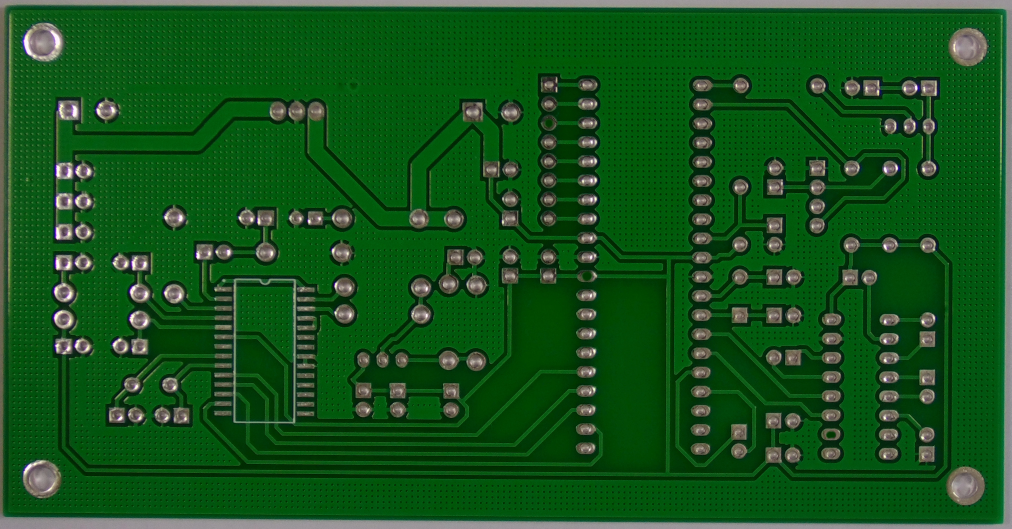
#> input picture dataset/defective/01_missing_hole_01.jpg, 3034 x 1586 px (shown at 1/3 size)
$ python -i pcb_inspection.py   (imports and definitions only)
#> lines starting #> are read from the running program, lines starting #| are printed output that depends on the picture; after the words box and inside, x2 and y2 are one past the last pixel; in counts of white or black regions, pixels touching at a corner belong together
"""
Automated Optical Inspection (AOI) System for PCB Defect Detection
Author: AI Assistant
Description: Advanced PCB inspection system using OpenCV for defect detection and classification
"""

import cv2
import numpy as np
import os
import glob
import json
from pathlib import Path
from typing import List, Dict, Tuple, Any, Optional
import matplotlib.pyplot as plt
from scipy import ndimage
from skimage import feature, measure, morphology
from sklearn.cluster import DBSCAN
import logging

# Configure logging
# [1 line not run here, left out]
logger = logging.getLogger(__name__)

class PCBInspector:
    """
    Advanced PCB Inspection System for Automated Optical Inspection (AOI)
    """

    def __init__(self, dataset_path: str = "dataset", test_path: str = "test_images"):
        """
        Initialize PCB Inspector

        Args:
            dataset_path: Path to training dataset directory
            test_path: Path to test images directory
        """
        self.dataset_path = Path(dataset_path)
        self.test_path = Path(test_path)
        self.good_path = self.dataset_path / "good"
        self.defective_path = self.dataset_path / "defective"

        # Initialize templates and baselines
        self.reference_templates = []
        self.defect_patterns = []
        self.baseline_features = {}

        # Detection parameters
        self.detection_params = {
            'blur_kernel': (5, 5),
            'threshold_binary': 127,
            'morph_kernel_size': (3, 3),
            'contour_min_area': 50,
            'edge_threshold_low': 50,
            'edge_threshold_high': 150,
            'template_match_threshold': 0.8,
            'defect_cluster_eps': 10,
            'defect_cluster_min_samples': 3
        }

        # Defect types classification
        self.defect_types = {
            'scratch': {'color': (0, 0, 255), 'description': 'Surface scratch detected'},
            'missing_component': {'color': (255, 0, 0), 'description': 'Missing component detected'},
            'misalignment': {'color': (0, 255, 255), 'description': 'Component misalignment detected'},
            'short_circuit': {'color': (255, 0, 255), 'description': 'Potential short circuit detected'},
            'broken_trace': {'color': (0, 255, 0), 'description': 'Broken trace detected'},
            'contamination': {'color': (255, 165, 0), 'description': 'Surface contamination detected'}
        }

        logger.info("PCB Inspector initialized successfully")

    def preprocess_image(self, image: np.ndarray) -> Dict[str, np.ndarray]:
        """
        Advanced image preprocessing pipeline

        Args:
            image: Input PCB image

        Returns:
            Dictionary containing various preprocessed versions
        """
        # Convert to grayscale if needed
        if len(image.shape) == 3:
            gray = cv2.cvtColor(image, cv2.COLOR_BGR2GRAY)
        else:
            gray = image.copy()

        # Noise reduction
        denoised = cv2.bilateralFilter(gray, 9, 75, 75)

        # Contrast enhancement using CLAHE
        clahe = cv2.createCLAHE(clipLimit=2.0, tileGridSize=(8, 8))
        enhanced = clahe.apply(denoised)

        # Edge detection
        edges = cv2.Canny(enhanced,
                         self.detection_params['edge_threshold_low'],
                         self.detection_params['edge_threshold_high'])

        # Binary thresholding
        _, binary = cv2.threshold(enhanced,
                                self.detection_params['threshold_binary'],
                                255, cv2.THRESH_BINARY)

        # Morphological operations
        kernel = cv2.getStructuringElement(cv2.MORPH_RECT,
                                         self.detection_params['morph_kernel_size'])
        cleaned = cv2.morphologyEx(binary, cv2.MORPH_CLOSE, kernel)

        return {
            'original': image,
            'gray': gray,
            'denoised': denoised,
            'enhanced': enhanced,
            'edges': edges,
            'binary': binary,
            'cleaned': cleaned
        }

    def extract_features(self, processed_images: Dict[str, np.ndarray]) -> Dict[str, Any]:
        """
        Extract comprehensive features from preprocessed images

        Args:
            processed_images: Dictionary of preprocessed images

        Returns:
            Dictionary containing extracted features
        """
        features = {}

        # Basic statistical features
        gray = processed_images['gray']
        features['mean_intensity'] = np.mean(gray)
        features['std_intensity'] = np.std(gray)
        features['histogram'] = cv2.calcHist([gray], [0], None, [256], [0, 256]).flatten()

        # Edge density
        edges = processed_images['edges']
        features['edge_density'] = np.sum(edges > 0) / edges.size

        # Contour features
        contours, _ = cv2.findContours(processed_images['binary'],
                                     cv2.RETR_EXTERNAL, cv2.CHAIN_APPROX_SIMPLE)
        features['contour_count'] = len(contours)
        features['total_contour_area'] = sum(cv2.contourArea(cnt) for cnt in contours)

        # Texture features using Local Binary Patterns
        lbp = feature.local_binary_pattern(gray, 8, 1, method='uniform')
        features['lbp_histogram'] = np.histogram(lbp, bins=10)[0]

        # Component detection features
        features['component_count'] = self._count_components(processed_images['cleaned'])

        return features

    def _count_components(self, binary_image: np.ndarray) -> int:
        """
        Count electronic components in the image

        Args:
            binary_image: Binary image

        Returns:
            Number of detected components
        """
        contours, _ = cv2.findContours(binary_image, cv2.RETR_EXTERNAL, cv2.CHAIN_APPROX_SIMPLE)

        # Filter contours by area and shape
        components = 0
        for contour in contours:
            area = cv2.contourArea(contour)
            if area > self.detection_params['contour_min_area']:
                # Check if contour resembles a component (rectangular-ish)
                x, y, w, h = cv2.boundingRect(contour)
                aspect_ratio = w / h if h > 0 else 0
                if 0.2 < aspect_ratio < 5.0:  # Reasonable aspect ratios
                    components += 1

        return components

    # [186 lines left out: functions build_reference_model, _calculate_baseline_stats, not called in this run]

    def detect_defects(self, image: np.ndarray) -> Dict[str, Any]:
        """
        Main defect detection function

        Args:
            image: Input PCB image to inspect

        Returns:
            Detection results with defects and their locations
        """
        logger.info("Starting defect detection...")

        # Preprocess image
        processed = self.preprocess_image(image)
        features = self.extract_features(processed)

        # Initialize results
        results = {
            'is_defective': False,
            'defects': [],
            'confidence_score': 0.0,
            'processed_images': processed,
            'features': features
        }

        # Template matching defect detection
        template_defects = self._detect_template_defects(processed)

        # Difference-based defect detection
        difference_defects = self._detect_difference_defects(processed)

        # Contour-based defect detection
        contour_defects = self._detect_contour_defects(processed)

        # Combine all defects
        all_defects = template_defects + difference_defects + contour_defects

        # Remove duplicate detections
        unique_defects = self._remove_duplicate_defects(all_defects)

        # Classify defects
        classified_defects = self._classify_defects(unique_defects, processed)

        # Calculate overall confidence
        if classified_defects:
            results['is_defective'] = True
            results['defects'] = classified_defects
            results['confidence_score'] = np.mean([d['confidence'] for d in classified_defects])

        logger.info(f"Detection complete. Found {len(classified_defects)} defects")
        return results

    def _detect_template_defects(self, processed: Dict[str, np.ndarray]) -> List[Dict]:
        """
        Detect defects using template matching

        Args:
            processed: Processed images dictionary

        Returns:
            List of template-based defects
        """
        defects = []

        if not self.reference_templates:
            return defects

        current_image = processed['enhanced']

        for template in self.reference_templates:
            # Resize template to match current image if needed
            if template.shape != current_image.shape:
                template = cv2.resize(template,
                                    (current_image.shape[1], current_image.shape[0]))

            # Calculate difference
            diff = cv2.absdiff(current_image, template)

            # Threshold difference
            _, thresh_diff = cv2.threshold(diff, 30, 255, cv2.THRESH_BINARY)

            # Find contours in difference
            contours, _ = cv2.findContours(thresh_diff, cv2.RETR_EXTERNAL, cv2.CHAIN_APPROX_SIMPLE)

            for contour in contours:
                area = cv2.contourArea(contour)
                if area > self.detection_params['contour_min_area']:
                    x, y, w, h = cv2.boundingRect(contour)
                    defects.append({
                        'type': 'template_difference',
                        'bbox': (x, y, w, h),
                        'area': area,
                        'confidence': min(area / 1000.0, 1.0)
                    })

        return defects

    def _detect_difference_defects(self, processed: Dict[str, np.ndarray]) -> List[Dict]:
        """
        Detect defects using statistical difference analysis

        Args:
            processed: Processed images dictionary

        Returns:
            List of difference-based defects
        """
        defects = []

        if not self.baseline_features:
            return defects

        features = self.extract_features(processed)

        # Check feature deviations
        numerical_features = ['mean_intensity', 'std_intensity', 'edge_density',
                            'contour_count', 'component_count']

        significant_deviations = []

        for feature in numerical_features:
            if feature in features and f'{feature}_mean' in self.baseline_features:
                current_value = features[feature]
                baseline_mean = self.baseline_features[f'{feature}_mean']
                baseline_std = self.baseline_features[f'{feature}_std']

                # Calculate z-score
                if baseline_std > 0:
                    z_score = abs(current_value - baseline_mean) / baseline_std
                    if z_score > 2.0:  # Significant deviation
                        significant_deviations.append({
                            'feature': feature,
                            'z_score': z_score,
                            'current': current_value,
                            'baseline': baseline_mean
                        })

        # If significant deviations found, mark as potential defect areas
        if significant_deviations:
            # Use edge detection to find anomalous regions
            edges = processed['edges']
            contours, _ = cv2.findContours(edges, cv2.RETR_EXTERNAL, cv2.CHAIN_APPROX_SIMPLE)

            # Sort contours by area and take largest ones as potential defects
            contours = sorted(contours, key=cv2.contourArea, reverse=True)[:5]

            for contour in contours:
                area = cv2.contourArea(contour)
                if area > self.detection_params['contour_min_area']:
                    x, y, w, h = cv2.boundingRect(contour)
                    defects.append({
                        'type': 'statistical_anomaly',
                        'bbox': (x, y, w, h),
                        'area': area,
                        'confidence': min(len(significant_deviations) / 3.0, 1.0),
                        'deviations': significant_deviations
                    })

        return defects

    def _detect_contour_defects(self, processed: Dict[str, np.ndarray]) -> List[Dict]:
        """
        Detect defects using contour analysis

        Args:
            processed: Processed images dictionary

        Returns:
            List of contour-based defects
        """
        defects = []

        # Use cleaned binary image for contour detection
        binary = processed['cleaned']
        contours, _ = cv2.findContours(binary, cv2.RETR_EXTERNAL, cv2.CHAIN_APPROX_SIMPLE)

        for contour in contours:
            area = cv2.contourArea(contour)

            if area > self.detection_params['contour_min_area']:
                # Analyze contour properties
                perimeter = cv2.arcLength(contour, True)

                if perimeter > 0:
                    # Calculate circularity (4π * area / perimeter²)
                    circularity = 4 * np.pi * area / (perimeter * perimeter)

                    # Get bounding rectangle
                    x, y, w, h = cv2.boundingRect(contour)
                    aspect_ratio = w / h if h > 0 else 0

                    # Detect anomalous shapes (potential defects)
                    is_anomalous = False
                    anomaly_type = 'unknown'

                    # Very elongated shapes might be scratches
                    if aspect_ratio > 5 or aspect_ratio < 0.2:
                        is_anomalous = True
                        anomaly_type = 'elongated_shape'

                    # Very irregular shapes might be contamination
                    if circularity < 0.3:
                        is_anomalous = True
                        anomaly_type = 'irregular_shape'

                    # Very large shapes might be missing components
                    if area > 5000:
                        is_anomalous = True
                        anomaly_type = 'large_area'

                    if is_anomalous:
                        defects.append({
                            'type': 'contour_anomaly',
                            'subtype': anomaly_type,
                            'bbox': (x, y, w, h),
                            'area': area,
                            'circularity': circularity,
                            'aspect_ratio': aspect_ratio,
                            'confidence': min(area / 2000.0, 1.0)
                        })

        return defects

    def _remove_duplicate_defects(self, defects: List[Dict]) -> List[Dict]:
        """
        Remove duplicate/overlapping defects

        Args:
            defects: List of detected defects

        Returns:
            List of unique defects
        """
        if not defects:
            return defects

        # Extract bounding box centers for clustering
        centers = []
        for defect in defects:
            x, y, w, h = defect['bbox']
            centers.append([x + w/2, y + h/2])

        if len(centers) < 2:
            return defects

        # Use DBSCAN clustering to group nearby detections
        clustering = DBSCAN(eps=self.detection_params['defect_cluster_eps'],
                          min_samples=1).fit(centers)

        # Keep the highest confidence defect from each cluster
        unique_defects = []
        for cluster_id in set(clustering.labels_):
            cluster_defects = [defects[i] for i, label in enumerate(clustering.labels_)
                             if label == cluster_id]

            # Keep defect with highest confidence
            best_defect = max(cluster_defects, key=lambda d: d['confidence'])
            unique_defects.append(best_defect)

        return unique_defects

    def _classify_defects(self, defects: List[Dict], processed: Dict[str, np.ndarray]) -> List[Dict]:
        """
        Classify defects into specific categories

        Args:
            defects: List of detected defects
            processed: Processed images dictionary

        Returns:
            List of classified defects
        """
        classified = []

        for defect in defects:
            x, y, w, h = defect['bbox']

            # Extract defect region
            gray = processed['gray']
            defect_region = gray[y:y+h, x:x+w]

            if defect_region.size == 0:
                continue

            # Classify based on shape and appearance characteristics
            defect_type = 'unknown'

            # Scratch detection - long, thin shapes
            if defect.get('aspect_ratio', 1) > 3:
                defect_type = 'scratch'

            # Missing component - large, regular shapes
            elif defect.get('area', 0) > 3000 and defect.get('circularity', 0) > 0.5:
                defect_type = 'missing_component'

            # Short circuit - small, bright areas
            elif np.mean(defect_region) > 200 and defect.get('area', 0) < 500:
                defect_type = 'short_circuit'

            # Contamination - irregular, dark areas
            elif defect.get('circularity', 1) < 0.4 and np.mean(defect_region) < 100:
                defect_type = 'contamination'

            # Broken trace - elongated, dark areas
            elif defect.get('aspect_ratio', 1) > 2 and np.mean(defect_region) < 120:
                defect_type = 'broken_trace'

            # Misalignment - moderate size, moderate brightness
            else:
                defect_type = 'misalignment'

            classified_defect = {
                'type': defect_type,
                'bbox': defect['bbox'],
                'area': defect.get('area', 0),
                'confidence': defect['confidence'],
                'description': self.defect_types.get(defect_type, {}).get('description', 'Unknown defect'),
                'color': self.defect_types.get(defect_type, {}).get('color', (255, 255, 255))
            }

            classified.append(classified_defect)

        return classified

    # [210 lines left out: functions visualize_defects, inspect_pcb, batch_inspect, main, not called in this run]

# [2 lines not run here, left out]

>>> import cv2
>>> picture = cv2.imread('dataset/defective/01_missing_hole_01.jpg')
#> picture is the input picture: shape (1586, 3034, 3); mean B, G, R 27.3, 83.6, 20.8
>>> result = PCBInspector().detect_defects(picture)
#> in preprocess_image, `gray = cv2.cvtColor(image, cv2.COLOR_BGR2GRAY)`:
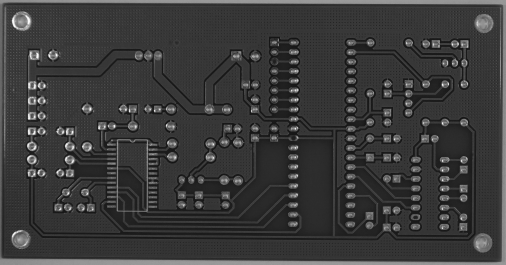
#> gray: shape (1586, 3034) (shown at 1/6 size); min 5, max 255, mean 58.4
#> in preprocess_image, `enhanced = clahe.apply(denoised)`:
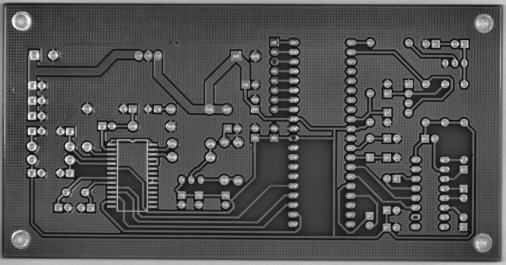
#> enhanced: shape (1586, 3034) (shown at 1/6 size); min 11, max 253, mean 81.4
#> in preprocess_image, `edges = cv2.Canny(enhanced, self.detection_params['edge_threshold_low'..`:
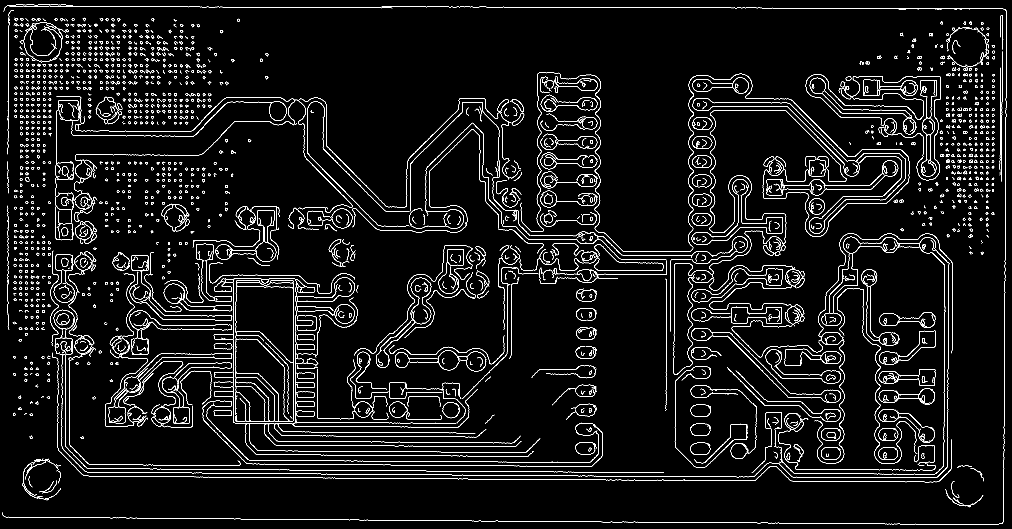
#> edges: shape (1586, 3034) (shown at 1/3 size); 3.7% white in thin lines or dots
#> in preprocess_image, `_, binary = cv2.threshold(enhanced, self.detection_params['threshold_b..`:
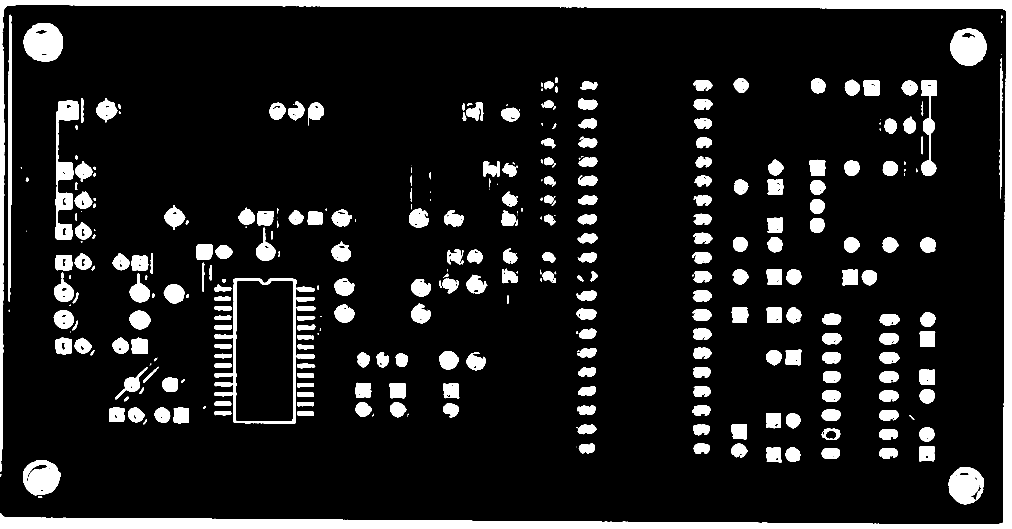
#> binary: shape (1586, 3034) (shown at 1/3 size); 11.4% white; 342 white regions (46 under 20 px), largest, box (x1, y1, x2, y2) and area: (0, 0, 3034, 1586) 177704, (643, 835, 945, 1272) 12729, (167, 302, 237, 720) 11449
#> in detect_defects, `processed = self.preprocess_image(image)`: processed = 7 items
#> in extract_features, `contours, _ = cv2.findContours(processed_images['binary'], cv2.RETR_EX..`: contours = 342 contours, 63 with area under 20; largest, box (x1, y1, x2, y2) and area: (0, 0, 3034, 1586) 168675, (643, 835, 945, 1272) 83601, (167, 302, 237, 720) 11403, (70, 69, 189, 185) 10656, (2850, 85, 2961, 198) 9394
#> in extract_features, `lbp = feature.local_binary_pattern(gray, 8, 1, method='uniform')`:
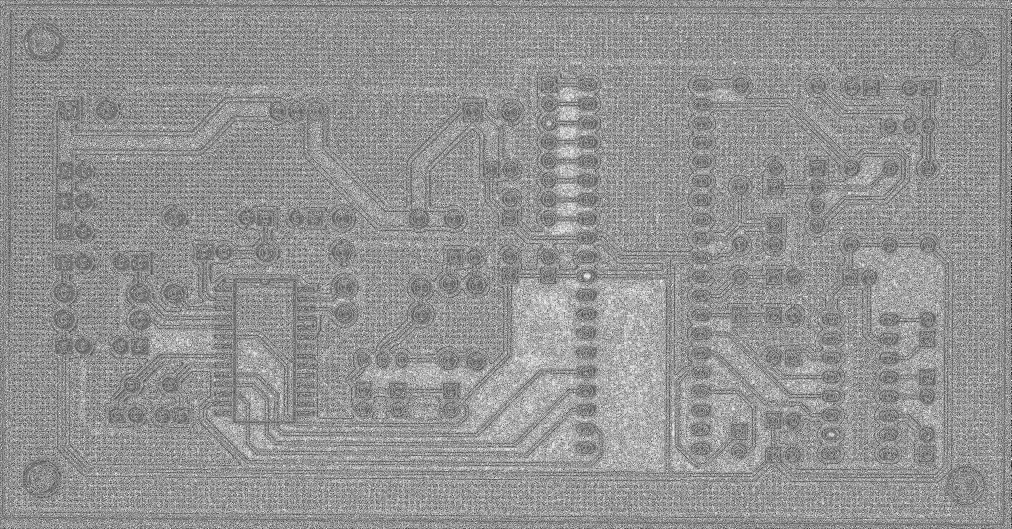
#> lbp: shape (1586, 3034) float64 (shown at 1/3 size); min 0, max 9, mean 5.2; drawn with min black and max white
#> in _count_components, `contours, _ = cv2.findContours(binary_image, cv2.RETR_EXTERNAL, cv2.CH..`: contours = 329 contours, 59 with area under 20; largest, box (x1, y1, x2, y2) and area: (0, 0, 3034, 1586) 168782, (643, 835, 947, 1272) 84830, (167, 302, 237, 720) 11414, (70, 69, 189, 185) 10656, (2850, 85, 2961, 198) 9394
#> the loop in _count_components, `for contour in contours:` made 329 passes
#> (area, x, y, w, h, aspect_ratio) on passes 3, 4, 5, 6, 7, 8, 10, 11: (8997.5, 2846, 1401, 105, 112, 0.938), (9080, 69, 1380, 113, 106, 1.07), (1354, 2638, 1344, 55, 33, 1.67), (1487, 2465, 1344, 55, 33, 1.67), (1447.5, 2357, 1342, 45, 44, 1.02), (1737.5, 2298, 1342, 47, 46, 1.02), (1860, 2757, 1339, 46, 45, 1.02), (1372.5, 2194, 1331, 48, 42, 1.14)
#> (the rest of the program and of its run is left out)
